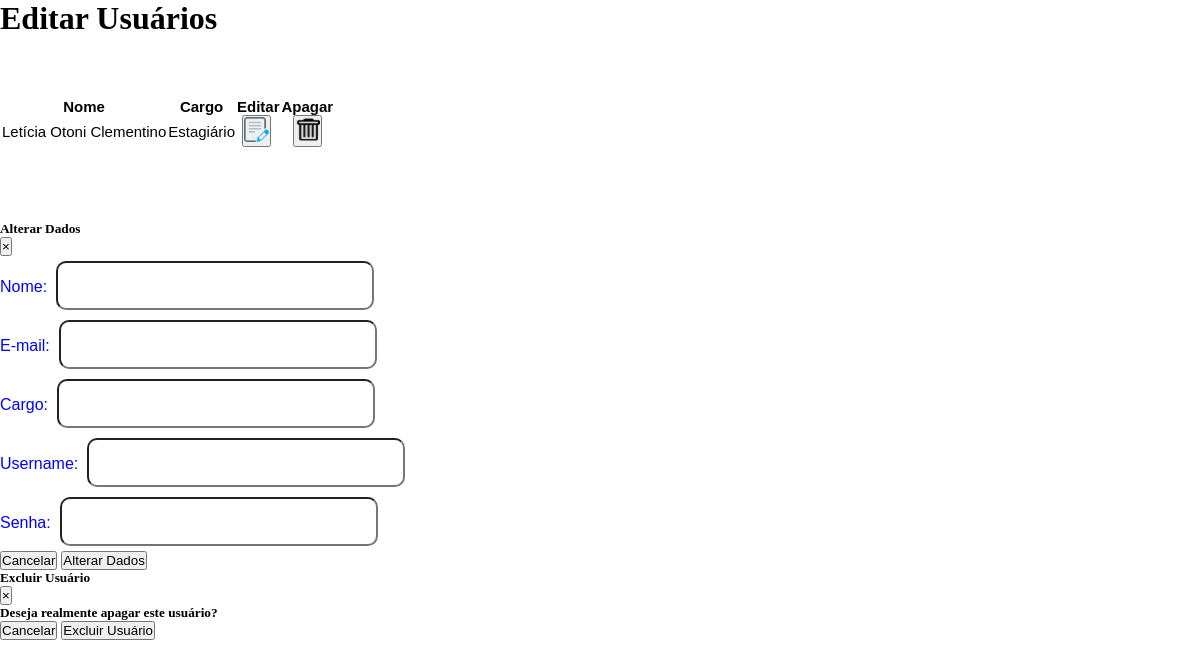
Before: /editar-usuarios.php with the older database file.
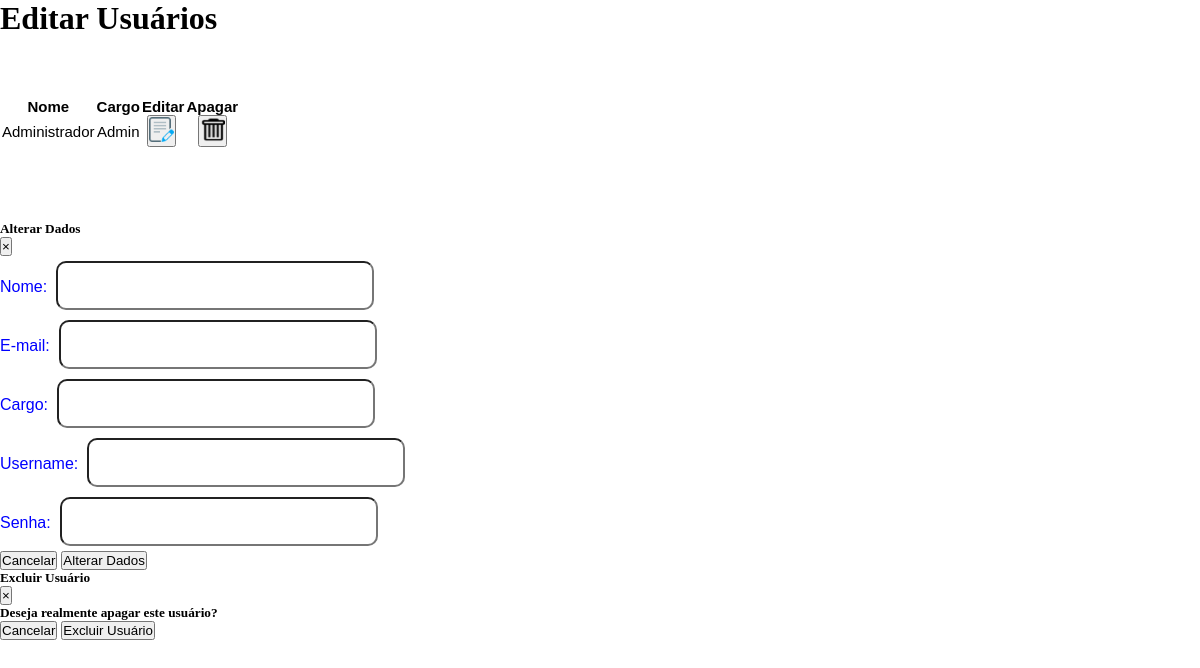
After: the same page with the newer database file.
### tables this page shows
CREATE TABLE `users` (
  `id_user` int(11) NOT NULL,
  `nome` varchar(30) NOT NULL,
  `email` varchar(50) NOT NULL,
  `cargo` varchar(40) NOT NULL,
  `username` varchar(25) NOT NULL,
  `senha` varchar(32) NOT NULL
);

### classes/usuarios.php (called while the page is built, shortened)
<?php
Class Usuario
{
	public function buscarUsuario()
	{
		global $pdo;
		$cmd = $pdo->query("SELECT * FROM users");
		$dados = $cmd->fetchAll(PDO::FETCH_ASSOC);
		return $dados;
	}
}
?>

### editar-usuarios.php (the view, shortened to what the changed rows need)
<?php
    require_once 'classes/usuarios.php';
    $u= new Usuario;
    $u->conectar("inss", "127.0.0.1", "root", "8800");
    $busca = $u->buscarUsuario();
?>
<!DOCTYPE html>
<html>
<head>
        <link rel="stylesheet" href="css/style_cadastro.css">
</head>
<body>
    <h1>Editar Usuários</h1>
    <pre>
        <div class="editar">
        <div class="row">
            <div class="col-md-10">
                <table class="table">
                    <thead>
                        <tr>
                            <th>Nome</th>
                            <th>Cargo</th>
                            <th>Editar</th>
                            <th>Apagar</th>
                        </tr>
                            <?php foreach ($busca as $dado) {?>
                            <td><?php echo $dado["nome"]; ?></td>
                            <td><?php echo $dado["cargo"]; ?></td>
                            <td><button id="editar" type="button" data-toggle="modal" data-target="#editarUsu" data-whateverid="<?php echo $dado["id_user"]; ?>" data-whatevernome="<?php echo $dado["nome"]; ?>" data-whateveremail="<?php echo $dado["email"]; ?>" data-whatevercargo="<?php echo $dado["cargo"]; ?>" data-whateveruser="<?php echo $dado["username"]; ?>" data-whateversenha="<?php echo $dado["senha"]; ?>"><img src="img/editar.png"></button> </td>
                            <td><button id="excluir" type="button" data-toggle="modal" data-target="#excluirUsu" data-whateverid="<?php echo $dado['id_user']; ?>"><img src="img/lixo.png"></button></td>
                            <?php  } ?>
                    </thead>
                </table>
            </div>
        </div>
    </div>
    </pre>
</body>
</html>

Changed rows visible on the page:
removed users: nome "Letícia Otoni Clementino", cargo "Estagiário"
added users: nome "Administrador", cargo "Admin"
